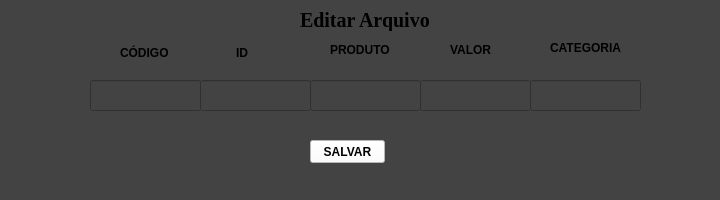
<?xml version="1.0" encoding="UTF-8"?>
<ui version="4.0">
 <class>MainWindow</class>
 <widget class="QMainWindow" name="MainWindow">
  <property name="geometry">
   <rect>
    <x>0</x>
    <y>0</y>
    <width>720</width>
    <height>200</height>
   </rect>
  </property>
  <property name="windowTitle">
   <string>MainWindow</string>
  </property>
  <property name="styleSheet">
   <string notr="true">background-color: rgb(121, 121, 121);
background-color: rgb(67, 67, 67);</string>
  </property>
  <widget class="QWidget" name="centralwidget">
   <widget class="QLineEdit" name="lineEdit">
    <property name="geometry">
     <rect>
      <x>90</x>
      <y>80</y>
      <width>111</width>
      <height>31</height>
     </rect>
    </property>
   </widget>
   <widget class="QLineEdit" name="lineEdit_2">
    <property name="geometry">
     <rect>
      <x>200</x>
      <y>80</y>
      <width>111</width>
      <height>31</height>
     </rect>
    </property>
   </widget>
   <widget class="QLineEdit" name="lineEdit_3">
    <property name="geometry">
     <rect>
      <x>310</x>
      <y>80</y>
      <width>111</width>
      <height>31</height>
     </rect>
    </property>
   </widget>
   <widget class="QLineEdit" name="lineEdit_4">
    <property name="geometry">
     <rect>
      <x>420</x>
      <y>80</y>
      <width>111</width>
      <height>31</height>
     </rect>
    </property>
   </widget>
   <widget class="QLineEdit" name="lineEdit_5">
    <property name="geometry">
     <rect>
      <x>530</x>
      <y>80</y>
      <width>111</width>
      <height>31</height>
     </rect>
    </property>
   </widget>
   <widget class="QLabel" name="label">
    <property name="geometry">
     <rect>
      <x>120</x>
      <y>43</y>
      <width>51</width>
      <height>20</height>
     </rect>
    </property>
    <property name="font">
     <font>
      <weight>75</weight>
      <bold>true</bold>
     </font>
    </property>
    <property name="text">
     <string>CÓDIGO</string>
    </property>
   </widget>
   <widget class="QLabel" name="label_2">
    <property name="geometry">
     <rect>
      <x>236</x>
      <y>42</y>
      <width>51</width>
      <height>21</height>
     </rect>
    </property>
    <property name="font">
     <font>
      <weight>75</weight>
      <bold>true</bold>
     </font>
    </property>
    <property name="text">
     <string>ID</string>
    </property>
   </widget>
   <widget class="QLabel" name="label_3">
    <property name="geometry">
     <rect>
      <x>330</x>
      <y>40</y>
      <width>61</width>
      <height>20</height>
     </rect>
    </property>
    <property name="font">
     <font>
      <weight>75</weight>
      <bold>true</bold>
     </font>
    </property>
    <property name="text">
     <string>PRODUTO</string>
    </property>
   </widget>
   <widget class="QLabel" name="label_4">
    <property name="geometry">
     <rect>
      <x>450</x>
      <y>40</y>
      <width>41</width>
      <height>20</height>
     </rect>
    </property>
    <property name="font">
     <font>
      <weight>75</weight>
      <bold>true</bold>
     </font>
    </property>
    <property name="text">
     <string>VALOR</string>
    </property>
   </widget>
   <widget class="QLabel" name="label_5">
    <property name="geometry">
     <rect>
      <x>550</x>
      <y>40</y>
      <width>81</width>
      <height>16</height>
     </rect>
    </property>
    <property name="font">
     <font>
      <weight>75</weight>
      <bold>true</bold>
     </font>
    </property>
    <property name="text">
     <string>CATEGORIA</string>
    </property>
   </widget>
   <widget class="QPushButton" name="pushButton">
    <property name="geometry">
     <rect>
      <x>310</x>
      <y>140</y>
      <width>75</width>
      <height>23</height>
     </rect>
    </property>
    <property name="font">
     <font>
      <weight>75</weight>
      <bold>true</bold>
     </font>
    </property>
    <property name="styleSheet">
     <string notr="true">background-color: rgb(255, 255, 255);</string>
    </property>
    <property name="text">
     <string>SALVAR</string>
    </property>
   </widget>
   <widget class="QLabel" name="label_6">
    <property name="geometry">
     <rect>
      <x>300</x>
      <y>10</y>
      <width>141</width>
      <height>21</height>
     </rect>
    </property>
    <property name="font">
     <font>
      <family>Times New Roman</family>
      <pointsize>15</pointsize>
      <weight>75</weight>
      <bold>true</bold>
     </font>
    </property>
    <property name="styleSheet">
     <string notr="true"/>
    </property>
    <property name="text">
     <string>Editar Arquivo</string>
    </property>
   </widget>
  </widget>
  <widget class="QStatusBar" name="statusbar"/>
 </widget>
 <resources/>
 <connections/>
</ui>
